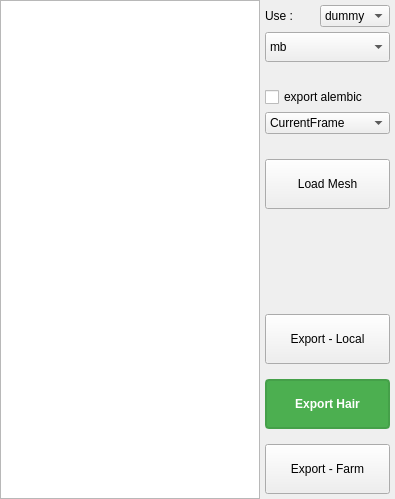
                          <widget class="QWidget" name="tab6">
                           <attribute name="title">
                            <string>Maya</string>
                           </attribute>
                           <layout class="QVBoxLayout" name="verticalLayout_15">
                            <property name="spacing">
                             <number>0</number>
                            </property>
                            <property name="leftMargin">
                             <number>0</number>
                            </property>
                            <property name="topMargin">
                             <number>0</number>
                            </property>
                            <property name="rightMargin">
                             <number>0</number>
                            </property>
                            <property name="bottomMargin">
                             <number>0</number>
                            </property>
                            <item>
                             <layout class="QHBoxLayout" name="horizontalLayout_15">
                              <property name="spacing">
                               <number>0</number>
                              </property>
                              <item>
                               <widget class="QTreeWidget" name="maya_TreeWidget">
                                <property name="sizePolicy">
                                 <sizepolicy hsizetype="Expanding" vsizetype="Expanding">
                                  <horstretch>0</horstretch>
                                  <verstretch>0</verstretch>
                                 </sizepolicy>
                                </property>
                                <property name="minimumSize">
                                 <size>
                                  <width>260</width>
                                  <height>0</height>
                                 </size>
                                </property>
                                <property name="font">
                                 <font>
                                  <pointsize>10</pointsize>
                                 </font>
                                </property>
                                <property name="alternatingRowColors">
                                 <bool>true</bool>
                                </property>
                                <property name="selectionMode">
                                 <enum>QAbstractItemView::ExtendedSelection</enum>
                                </property>
                                <property name="sortingEnabled">
                                 <bool>true</bool>
                                </property>
                                <attribute name="headerVisible">
                                 <bool>false</bool>
                                </attribute>
                                <attribute name="headerShowSortIndicator" stdset="0">
                                 <bool>true</bool>
                                </attribute>
                                <column>
                                 <property name="text">
                                  <string notr="true">alembic</string>
                                 </property>
                                 <property name="textAlignment">
                                  <set>AlignCenter</set>
                                 </property>
                                </column>
                               </widget>
                              </item>
                              <item>
                               <layout class="QVBoxLayout" name="verticalLayout_17">
                                <property name="spacing">
                                 <number>5</number>
                                </property>
                                <property name="leftMargin">
                                 <number>5</number>
                                </property>
                                <property name="topMargin">
                                 <number>5</number>
                                </property>
                                <property name="rightMargin">
                                 <number>5</number>
                                </property>
                                <property name="bottomMargin">
                                 <number>5</number>
                                </property>
                                <item>
                                 <layout class="QHBoxLayout" name="horizontalLayout_17">
                                  <property name="spacing">
                                   <number>0</number>
                                  </property>
                                  <property name="leftMargin">
                                   <number>0</number>
                                  </property>
                                  <property name="topMargin">
                                   <number>0</number>
                                  </property>
                                  <property name="rightMargin">
                                   <number>0</number>
                                  </property>
                                  <property name="bottomMargin">
                                   <number>0</number>
                                  </property>
                                  <item>
                                   <widget class="QLabel" name="mayaUse_label">
                                    <property name="text">
                                     <string>Use :</string>
                                    </property>
                                   </widget>
                                  </item>
                                  <item>
                                   <widget class="QComboBox" name="mayaUse_comboBox">
                                    <item>
                                     <property name="text">
                                      <string>dummy</string>
                                     </property>
                                    </item>
                                   </widget>
                                  </item>
                                 </layout>
                                </item>
                                <item>
                                 <widget class="QComboBox" name="mayaExt_comboBox">
                                  <property name="minimumSize">
                                   <size>
                                    <width>0</width>
                                    <height>30</height>
                                   </size>
                                  </property>
                                  <item>
                                   <property name="text">
                                    <string>mb</string>
                                   </property>
                                  </item>
                                  <item>
                                   <property name="text">
                                    <string>ma</string>
                                   </property>
                                  </item>
                                 </widget>
                                </item>
                                <item>
                                 <spacer name="verticalSpacer_20">
                                  <property name="orientation">
                                   <enum>Qt::Vertical</enum>
                                  </property>
                                  <property name="sizeHint" stdset="0">
                                   <size>
                                    <width>20</width>
                                    <height>20</height>
                                   </size>
                                  </property>
                                 </spacer>
                                </item>
                                <item>
                                 <widget class="QCheckBox" name="mayaAlembic_checkBox">
                                  <property name="text">
                                   <string>export alembic</string>
                                  </property>
                                 </widget>
                                </item>
                                <item>
                                 <widget class="QComboBox" name="mayaFrameRange_combo">
                                  <item>
                                   <property name="text">
                                    <string>CurrentFrame</string>
                                   </property>
                                  </item>
                                  <item>
                                   <property name="text">
                                    <string>FrameRange</string>
                                   </property>
                                  </item>
                                 </widget>
                                </item>
                                <item>
                                 <spacer name="verticalSpacer_19">
                                  <property name="orientation">
                                   <enum>Qt::Vertical</enum>
                                  </property>
                                  <property name="sizeHint" stdset="0">
                                   <size>
                                    <width>20</width>
                                    <height>20</height>
                                   </size>
                                  </property>
                                 </spacer>
                                </item>
                                <item>
                                 <widget class="QPushButton" name="mayaLoadMesh_pushButton">
                                  <property name="sizePolicy">
                                   <sizepolicy hsizetype="Minimum" vsizetype="Preferred">
                                    <horstretch>0</horstretch>
                                    <verstretch>0</verstretch>
                                   </sizepolicy>
                                  </property>
                                  <property name="minimumSize">
                                   <size>
                                    <width>125</width>
                                    <height>50</height>
                                   </size>
                                  </property>
                                  <property name="text">
                                   <string>Load Mesh</string>
                                  </property>
                                 </widget>
                                </item>
                                <item>
                                 <spacer name="verticalSpacer_17">
                                  <property name="orientation">
                                   <enum>Qt::Vertical</enum>
                                  </property>
                                  <property name="sizeHint" stdset="0">
                                   <size>
                                    <width>20</width>
                                    <height>100</height>
                                   </size>
                                  </property>
                                 </spacer>
                                </item>
                                <item>
                                 <widget class="QPushButton" name="mayaExportLocal_pushButton">
                                  <property name="sizePolicy">
                                   <sizepolicy hsizetype="Minimum" vsizetype="Preferred">
                                    <horstretch>0</horstretch>
                                    <verstretch>0</verstretch>
                                   </sizepolicy>
                                  </property>
                                  <property name="minimumSize">
                                   <size>
                                    <width>0</width>
                                    <height>50</height>
                                   </size>
                                  </property>
                                  <property name="text">
                                   <string>Export - Local</string>
                                  </property>
                                 </widget>
                                </item>
                                <item>
                                 <spacer name="verticalSpacer_maya_1">
                                  <property name="orientation">
                                   <enum>Qt::Vertical</enum>
                                  </property>
                                  <property name="sizeHint" stdset="0">
                                   <size>
                                    <width>20</width>
                                    <height>10</height>
                                   </size>
                                  </property>
                                 </spacer>
                                </item>
                                <item>
                                 <widget class="QPushButton" name="mayaExportHair_pushButton">
                                  <property name="sizePolicy">
                                   <sizepolicy hsizetype="Minimum" vsizetype="Preferred">
                                    <horstretch>0</horstretch>
                                    <verstretch>0</verstretch>
                                   </sizepolicy>
                                  </property>
                                  <property name="minimumSize">
                                   <size>
                                    <width>0</width>
                                    <height>50</height>
                                   </size>
                                  </property>
                                  <property name="styleSheet">
                                   <string notr="true">QPushButton {
    background-color: #4CAF50;
    color: white;
    font-weight: bold;
    border: 2px solid #45a049;
    border-radius: 4px;
}
QPushButton:hover {
    background-color: #45a049;
}
QPushButton:pressed {
    background-color: #3e8e41;
}</string>
                                  </property>
                                  <property name="text">
                                   <string>Export Hair</string>
                                  </property>
                                 </widget>
                                </item>
                                <item>
                                 <spacer name="verticalSpacer_18">
                                  <property name="orientation">
                                   <enum>Qt::Vertical</enum>
                                  </property>
                                  <property name="sizeHint" stdset="0">
                                   <size>
                                    <width>20</width>
                                    <height>10</height>
                                   </size>
                                  </property>
                                 </spacer>
                                </item>
                                <item>
                                 <widget class="QPushButton" name="mayaExportFarm_pushButton">
                                  <property name="minimumSize">
                                   <size>
                                    <width>0</width>
                                    <height>50</height>
                                   </size>
                                  </property>
                                  <property name="text">
                                   <string>Export - Farm</string>
                                  </property>
                                 </widget>
                                </item>
                               </layout>
                              </item>
                             </layout>
                            </item>
                           </layout>
                          </widget>
